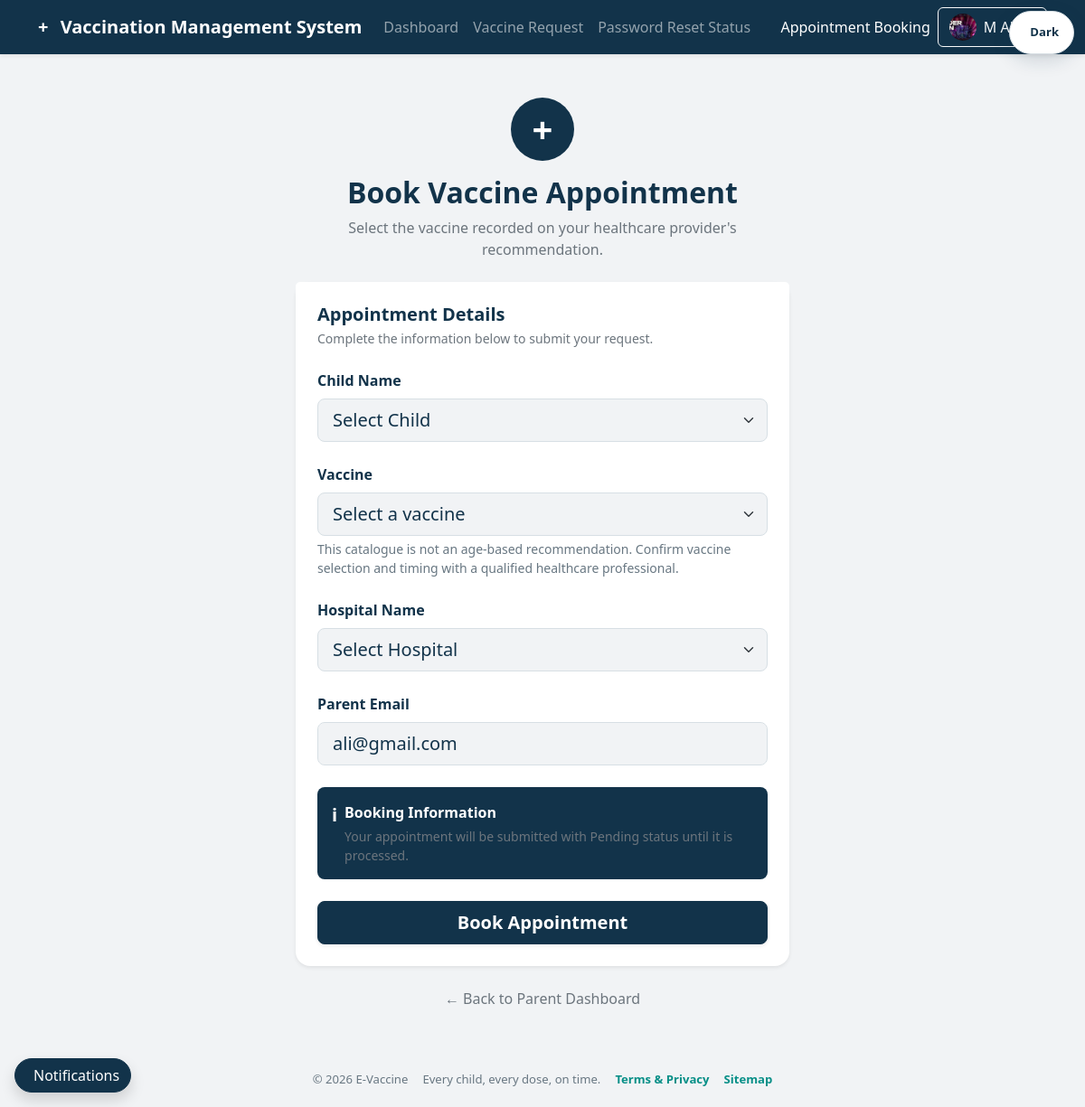
Page /parents/vaccine_request.php (signed in) on the committed database.
### tables this page shows
CREATE TABLE `parents` (
  `id` int(11) NOT NULL,
  `name` varchar(100) NOT NULL,
  `Relation_with_child` varchar(50) NOT NULL,
  `Phone_no` varchar(15) NOT NULL,
  `email` varchar(100) NOT NULL,
  `CNIC` varchar(13) NOT NULL,
  `Hashed_password` varchar(255) NOT NULL,
  `City` varchar(50) NOT NULL,
  `address` text NOT NULL,
  `created_at` timestamp NOT NULL DEFAULT current_timestamp(),
  `profile_image` varchar(255) DEFAULT NULL
);

### config.php (called while the page is built, shortened)
<?php
function e($value) {
    return htmlspecialchars((string)$value, ENT_QUOTES, 'UTF-8');
}
?>

### includes/parent-auth.php (called while the page is built, shortened)
<?php
require_once __DIR__ . '/../config.php';
$parentId = (int)$_SESSION['user_id']['id'];
$parentResult = mysqli_query(
    $connect,
    "SELECT id, name, email, profile_image FROM parents WHERE id = $parentId LIMIT 1"
);
$parentProfile = mysqli_fetch_assoc($parentResult);
$parentName = (string)$parentProfile['name'];
$parentProfileImage = (string)($parentProfile['profile_image'] ?? '');

### parents/vaccine_request.php (the view, shortened to what this page needs)
<?php
require_once __DIR__ . '/../includes/parent-auth.php';
require_once __DIR__ . '/../includes/notifications.php';
$parent_id = (int)$_SESSION['user_id']['id'];
$run = mysqli_query($conn, "SELECT * FROM children WHERE parent_id = $parent_id");
$children = [];
while ($row = mysqli_fetch_assoc($run)) {
    $children[] = $row;
}
?>
<!DOCTYPE html>
<html lang="en">
<head>
    <link
        href="https://cdn.jsdelivr.net/npm/bootstrap@5.3.3/dist/css/bootstrap.min.css"
        rel="stylesheet"
    >
    <link href="../includes/theme.css?v=5" rel="stylesheet">
</head>
<body class="bg-light min-vh-100">
    <?php $parentPageTitle = 'Appointment Booking'; include __DIR__ . '/../includes/parent-navbar.php'; ?>
    <main class="container py-5">
        <div class="row justify-content-center">
            <div class="col-12 col-md-9 col-lg-7 col-xl-6">
                <div class="text-center mb-4">
                    <div
                        class="d-inline-flex align-items-center justify-content-center
                               bg-primary bg-opacity-10 text-primary rounded-circle mb-3"
                        style="width: 70px; height: 70px;"
                    >
                        <span class="fs-1 fw-bold text-white">+</span>
                    </div>
                    <h1 class="h2 fw-bold text-primary">
                        Book Vaccine Appointment
                    </h1>
                    <p class="text-secondary">
                        Select the vaccine recorded on your healthcare provider's recommendation.
                    </p>
                </div>
                <div class="card border-0 shadow-sm rounded-4">
                    <div class="card-header bg-white border-0 px-4 pt-4 pb-0">
                        <h2 class="h5 fw-bold mb-1">Appointment Details</h2>
                        <p class="text-secondary small mb-0">
                            Complete the information below to submit your request.
                        </p>
                    </div>
                    <div class="card-body p-4">
                        <?php if (empty($children)): ?>
                            <div class="text-center py-4">
                                <h3 class="h5 fw-bold text-dark">
                                    No registered children found
                                </h3>
                                <p class="text-secondary">
                                    Register your child before booking an appointment.
                                </p>
                                <a href="child.php"
                                   class="btn btn-primary rounded-3 px-4">
                                    Register Your Child
                                </a>
                            </div>
                        <?php else: ?>
                            <form method="POST" action="">
                                <div class="mb-4">
                                    <label for="child_name"
                                           class="form-label fw-semibold">
                                        Child Name
                                    </label>
                                    <select
                                        name="child_name"
                                        id="child_name"
                                        class="form-select form-select-lg rounded-3"
                                        required
                                    >
                                        <option value="">Select Child</option>
                                    </select>
                                </div>
                                <div class="mb-4">
                                    <label for="suggested_vaccines"
                                           class="form-label fw-semibold">
                                        Vaccine
                                    </label>
                                    <select
                                        name="vaccine_id"
                                        id="suggested_vaccines"
                                        class="form-select form-select-lg rounded-3"
                                        required
                                    >
                                        <option value="">
                                            Select a vaccine
                                        </option>
                                    </select>
                                    <div class="form-text">
                                        This catalogue is not an age-based recommendation. Confirm vaccine selection and timing with a qualified healthcare professional.
                                    </div>
                                </div>
                                <div class="mb-4">
                                    <label for="hospital_name"
                                           class="form-label fw-semibold">
                                        Hospital Name
                                    </label>
                                    <select
                                        name="hospital_name"
                                        id="hospital_name"
                                        class="form-select form-select-lg rounded-3"
                                        required
                                    >
                                        <option value="">Select Hospital</option>
                                    </select>
                                </div>
                                <div class="mb-4">
                                    <label for="parent_email"
                                           class="form-label fw-semibold">
                                        Parent Email
                                    </label>
                                    <input
                                        type="email"
                                        name="parent_email"
                                        id="parent_email"
                                        class="form-control form-control-lg rounded-3"
                                        placeholder="Enter your email address"
                                        value="<?= htmlspecialchars($_SESSION['user_id']['email'] ?? $_POST['parent_email'] ?? '', ENT_QUOTES, 'UTF-8') ?>"
                                        required
                                    >
                                </div>
                                <div class="bg-primary bg-opacity-10 rounded-3 p-3 mb-4">
                                    <div class="d-flex align-items-start gap-2">
                                        <span class="text-white fw-bold fs-5">i</span>
                                        <div>
                                            <p class="fw-semibold mb-1 text-white">
                                                Booking Information
                                            </p>
                                            <p class="small text-secondary mb-0">
                                                Your appointment will be submitted with
                                                Pending status until it is processed.
                                            </p>
                                        </div>
                                    </div>
                                </div>
                                <button
                                    type="submit"
                                    name="book"
                                    class="btn btn-primary btn-lg w-100 rounded-3 fw-semibold shadow-sm"
                                >
                                    Book Appointment
                                </button>
                            </form>
                        <?php endif; ?>
                    </div>
                </div>
                <div class="text-center mt-4">
                    <a href="parent_dashboard.php"
                       class="text-decoration-none text-secondary">
                        &larr; Back to Parent Dashboard
                    </a>
                </div>
               </div>
        </div>
    </main>
<?php include __DIR__ . '/../includes/portal-footer.php'; ?>
</body>
</html>

### includes/parent-navbar.php (shortened to what this page needs)
<?php
$parentPageTitle = $parentPageTitle ?? 'Parent Portal';
$parentAvatarUrl = $parentProfileImage !== '' ? '../' . $parentProfileImage : '';
?>
<nav class="navbar navbar-expand-lg navbar-dark bg-primary shadow-sm">
    <div class="container">
        <a class="navbar-brand fw-bold" href="parent_dashboard.php">
            <span class="me-2">+</span> Vaccination Management System
        </a>
        <div class="collapse navbar-collapse" id="parentNavbar">
            <div class="navbar-nav me-auto">
                <a class="nav-link" href="parent_dashboard.php">Dashboard</a>
                <a class="nav-link" href="vaccine_request.php">Vaccine Request</a>
                <a class="nav-link" href="reset-request-status.php">Password Reset Status</a>
            </div>
            <div class="d-flex align-items-center gap-2">
                <span class="navbar-text text-white"><?= e($parentPageTitle) ?></span>
                <div class="dropdown">
                    <button class="btn btn-outline-light dropdown-toggle d-inline-flex align-items-center gap-2"
                            type="button" data-bs-toggle="dropdown" aria-expanded="false">
                        <?php if ($parentAvatarUrl !== ''): ?>
                            <img src="<?= e($parentAvatarUrl) ?>" alt="" class="rounded-circle object-fit-cover" width="30" height="30">
                        <?php else: ?>
                            <img src="../images/default-avatar.svg" alt="" class="rounded-circle" width="30" height="30">
                        <?php endif; ?>
                        <span class="text-truncate" style="max-width: 150px"><?= e($parentName) ?></span>
                    </button>
                </div>
            </div>
        </div>
    </div>
</nav>

### includes/theme.css (style rules this page uses)
:root { --evax-navy: #12334a; --evax-teal: #078f87; --evax-wine: #7a2846; --evax-light-grey: #f1f3f5; --evax-white: #ffffff; --evax-muted: #687782; --evax-border: #d7dfe4; --bs-primary: var(--evax-navy); --bs-primary-rgb: 18, 51, 74; --bs-success: var(--evax-teal); --bs-success-rgb: 7, 143, 135; --bs-danger: var(--evax-wine); --bs-danger-rgb: 122, 40, 70; --bs-body-bg: var(--evax-light-grey); --bs-body-color: var(--evax-navy); --bs-secondary-color: var(--evax-muted); --bs-border-color: var(--evax-border); --bs-link-color: var(--evax-teal); --bs-link-hover-color: var(--evax-wine); }
* { scrollbar-color: var(--evax-muted) var(--evax-light-grey); }
body { background-color: var(--evax-light-grey) !important; color: var(--bs-body-color) !important; font-family: "Segoe UI", Arial, sans-serif !important; }
html { background-color: var(--evax-light-grey); }
.bg-light, .bg-body-tertiary { background-color: var(--evax-light-grey) !important; }
.bg-white, .card, .surface-card, form.bg-white, .report-sheet, .portal-card, .overview-box, .dashboard-card { color: var(--bs-body-color); background-color: var(--evax-white) !important; }
.navbar.bg-primary, .navbar-dark.bg-primary, .sidebar, .admin-sidebar, .bg-dark { background-color: #12334a !important; }
.navbar.bg-primary .navbar-brand, .navbar-dark.bg-primary .navbar-brand { color: #fff !important; }
.btn-primary { --bs-btn-bg: #12334a; --bs-btn-border-color: #12334a; --bs-btn-hover-bg: #0c2639; --bs-btn-hover-border-color: #0c2639; --bs-btn-active-bg: #0c2639; --bs-btn-active-border-color: #0c2639; --bs-btn-disabled-bg: #12334a; --bs-btn-disabled-border-color: #12334a; }
.text-primary { color: #12334a !important; }
.bg-primary { background-color: #12334a !important; }
.card, .surface-card, .report-sheet, .portal-card, .overview-box, .dashboard-card { border-color: var(--evax-border) !important; }

### rows in the picture
parents: profile_image (picture), name "M Ali"

### other values in the picture
$parentPageTitle "Appointment Booking"
